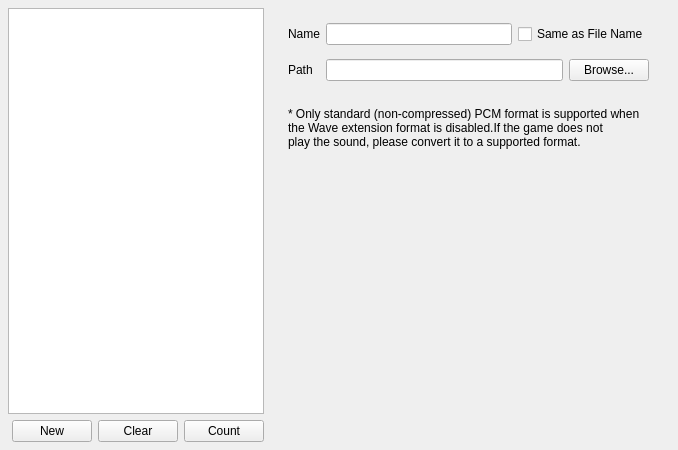
<?xml version="1.0" encoding="UTF-8"?>
<ui version="4.0">
 <class>SoundWidget</class>
 <widget class="QWidget" name="SoundWidget">
  <property name="geometry">
   <rect>
    <x>0</x>
    <y>0</y>
    <width>678</width>
    <height>450</height>
   </rect>
  </property>
  <property name="windowTitle">
   <string>Sound</string>
  </property>
  <layout class="QHBoxLayout" name="horizontalLayout_3" stretch="0,0">
   <property name="sizeConstraint">
    <enum>QLayout::SizeConstraint::SetMinimumSize</enum>
   </property>
   <property name="leftMargin">
    <number>0</number>
   </property>
   <property name="topMargin">
    <number>0</number>
   </property>
   <property name="rightMargin">
    <number>0</number>
   </property>
   <property name="bottomMargin">
    <number>0</number>
   </property>
   <item>
    <layout class="QVBoxLayout" name="soundVList" stretch="0,0">
     <property name="sizeConstraint">
      <enum>QLayout::SizeConstraint::SetMinimumSize</enum>
     </property>
     <property name="leftMargin">
      <number>8</number>
     </property>
     <property name="topMargin">
      <number>8</number>
     </property>
     <property name="rightMargin">
      <number>8</number>
     </property>
     <property name="bottomMargin">
      <number>8</number>
     </property>
     <item>
      <widget class="QListWidget" name="soundList">
       <property name="sizePolicy">
        <sizepolicy hsizetype="MinimumExpanding" vsizetype="Expanding">
         <horstretch>0</horstretch>
         <verstretch>0</verstretch>
        </sizepolicy>
       </property>
      </widget>
     </item>
     <item>
      <layout class="QHBoxLayout" name="soundLButtons">
       <item>
        <spacer name="horizontalSpacer">
         <property name="orientation">
          <enum>Qt::Orientation::Horizontal</enum>
         </property>
         <property name="sizeHint" stdset="0">
          <size>
           <width>40</width>
           <height>20</height>
          </size>
         </property>
        </spacer>
       </item>
       <item>
        <widget class="QPushButton" name="soundLNewButton">
         <property name="maximumSize">
          <size>
           <width>80</width>
           <height>24</height>
          </size>
         </property>
         <property name="text">
          <string>New</string>
         </property>
        </widget>
       </item>
       <item>
        <widget class="QPushButton" name="soundLClearButton">
         <property name="maximumSize">
          <size>
           <width>80</width>
           <height>24</height>
          </size>
         </property>
         <property name="text">
          <string>Clear</string>
         </property>
        </widget>
       </item>
       <item>
        <widget class="QPushButton" name="soundLCountButton">
         <property name="maximumSize">
          <size>
           <width>80</width>
           <height>24</height>
          </size>
         </property>
         <property name="text">
          <string>Count</string>
         </property>
        </widget>
       </item>
      </layout>
     </item>
    </layout>
   </item>
   <item>
    <widget class="QWidget" name="widget" native="true">
     <property name="sizePolicy">
      <sizepolicy hsizetype="Expanding" vsizetype="Expanding">
       <horstretch>0</horstretch>
       <verstretch>0</verstretch>
      </sizepolicy>
     </property>
     <property name="minimumSize">
      <size>
       <width>400</width>
       <height>450</height>
      </size>
     </property>
     <property name="baseSize">
      <size>
       <width>800</width>
       <height>400</height>
      </size>
     </property>
     <widget class="QWidget" name="gridLayoutWidget">
      <property name="geometry">
       <rect>
        <x>10</x>
        <y>15</y>
        <width>361</width>
        <height>76</height>
       </rect>
      </property>
      <layout class="QGridLayout" name="gridLayout">
       <item row="0" column="0">
        <widget class="QLabel" name="label_2">
         <property name="text">
          <string>Name</string>
         </property>
        </widget>
       </item>
       <item row="1" column="0">
        <widget class="QLabel" name="label_3">
         <property name="text">
          <string>Path</string>
         </property>
        </widget>
       </item>
       <item row="0" column="1">
        <layout class="QHBoxLayout" name="horizontalLayout_4">
         <item>
          <widget class="QLineEdit" name="nameLineEdit"/>
         </item>
         <item>
          <widget class="QCheckBox" name="nameSameFileCheckBox">
           <property name="text">
            <string>Same as File Name</string>
           </property>
          </widget>
         </item>
        </layout>
       </item>
       <item row="1" column="1">
        <layout class="QHBoxLayout" name="horizontalLayout_6">
         <item>
          <widget class="QLineEdit" name="pathLineReadOnly">
           <property name="readOnly">
            <bool>true</bool>
           </property>
          </widget>
         </item>
         <item>
          <widget class="QPushButton" name="pathBrowseButton">
           <property name="text">
            <string>Browse...</string>
           </property>
          </widget>
         </item>
        </layout>
       </item>
      </layout>
     </widget>
     <widget class="QLabel" name="label">
      <property name="geometry">
       <rect>
        <x>10</x>
        <y>100</y>
        <width>356</width>
        <height>56</height>
       </rect>
      </property>
      <property name="text">
       <string>* Only standard (non-compressed) PCM format is supported when
the Wave extension format is disabled.If the game does not
play the sound, please convert it to a supported format.</string>
      </property>
     </widget>
    </widget>
   </item>
  </layout>
 </widget>
 <resources/>
 <connections/>
</ui>
